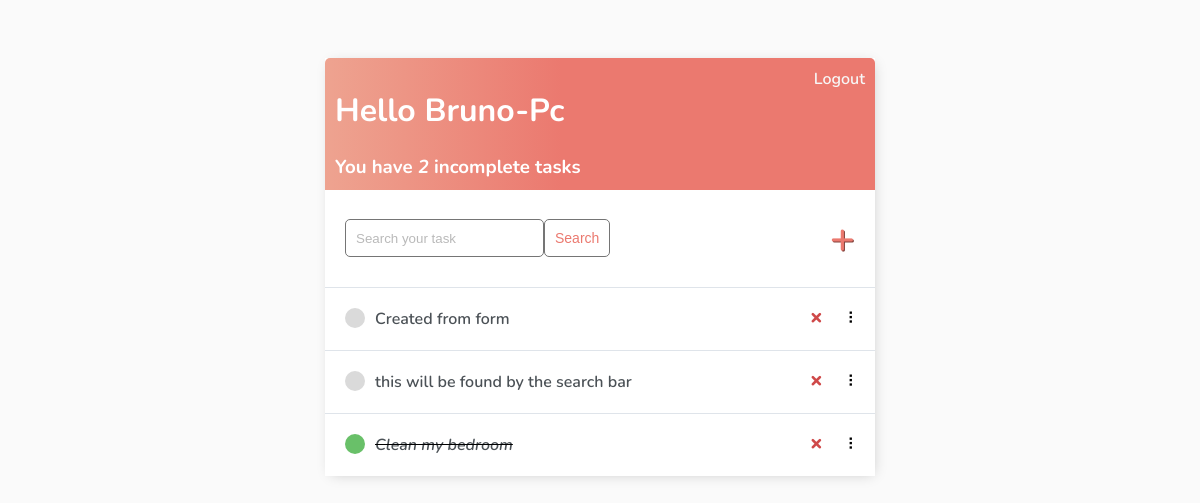
Before: / (signed in) with the older database file.
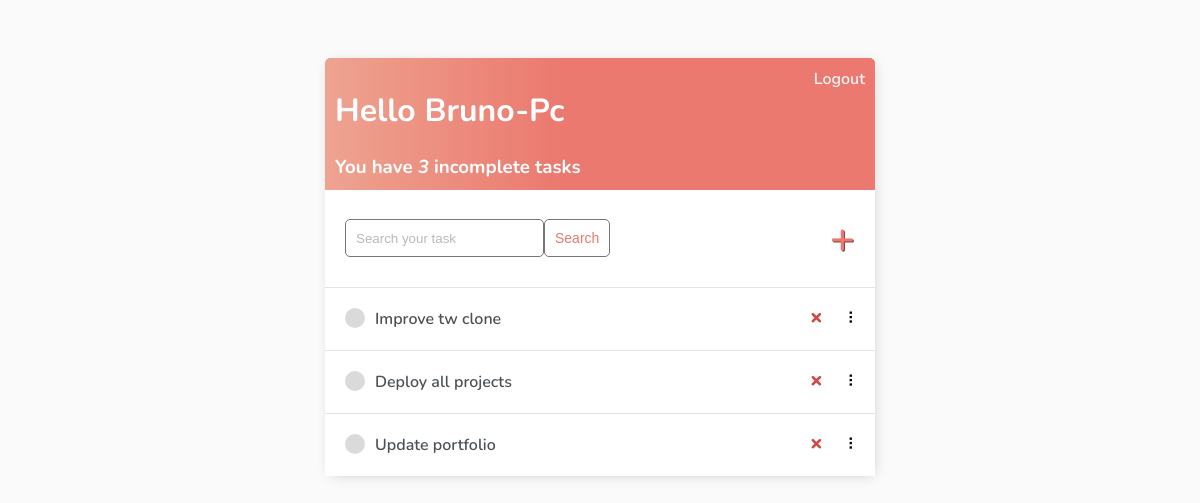
After: the same page with the newer database file.
### base/models.py (models this page shows)
class Task(models.Model):
    user = models.ForeignKey(User, on_delete=models.CASCADE, null=True, blank=True)
    title = models.CharField(max_length=200, null=True, blank=True)
    description = models.TextField(null=True, blank=True)
    complete= models.BooleanField(default=False, null=True, blank=True)
    created = models.DateTimeField(auto_now_add=True)
    def __str__(self):
        return self.title
    class Meta:
        ordering = ['complete']

### base/views.py (the view)
# urls.py: path('', TaskList.as_view(), name='tasks'),
class TaskList(LoginRequiredMixin, ListView):
    model = Task
    context_object_name = 'tasks'
    def get_context_data(self, **kwargs):
        context = super().get_context_data(**kwargs)
        context['tasks'] = context['tasks'].filter(user=self.request.user)
        context['count'] = context['tasks'].filter(complete=False).count()
        search_input = self.request.GET.get('search-area') or ''
        if search_input:
            context['tasks'] = context['tasks'].filter(
                title__startswith = search_input
            )
        context['search_input'] = search_input
        return context

### base/templates/base/task_list.html (shortened to what this page needs)
{% extends 'base/main.html' %} {% block content %}
<div class="header-bar">
    <div>
        <h1>Hello {{request.user|title}}</h1>
        <h3 style="margin:0">You have <i>{{count}}</i> incomplete task{{ count|pluralize:"s" }}</h3>
    </div>
    {% if request.user.is_authenticated %}
    <a href="{% url 'logout' %}">Logout</a> {% else %}
    <a href="{% url 'login' %}">Login</a> {% endif %}
</div>
<div id="search-add-wrapper">
    <form method="GET" style="display: flex;">
        <input type='text' name='search-area' placeholder="Search your task" value="{{search_input}}">
        <input class="button" type="submit" value='Search'>
    </form>
    {% if tasks|length > 0 %}
    <a id="add-link" href="{% url 'task-create' %}">&#x2b;</a>
    {% endif %}
</div>
<div id="tasklist" class="task-items-wrapper">
    {% for task in tasks %}
    <div class="task-wrapper" data-position="{{task.pk}}">
        <div class="task-title">
            {% if task.complete %}
            <div class="task-complete-icon"></div>
            <i><s><a href="{% url 'task-update' task.id %}">{{task}}</a></s></i> {% else %}
            <div class="task-incomplete-icon"></div>
            <a href="{% url 'task-update' task.id %}">{{task}}</a> {% endif %}
        </div>
        <div class="task-controls">
            <a class="delete-link" href="{% url 'task-delete' task.id %}">&#215;</a>
            <span class="handle">&nbsp;&#10247;</span>
        </div>
    </div>
    {% empty %}
    <div style="text-align: center; padding-bottom: 10px; line-height: 1em;">
        <h3>No new tasks are created.</h3>
        <h3>Create a <a style="text-decoration: none; color: #e53935;" href="{% url 'task-create' %}">New task</a> ! </h3>
    </div>
    {% endfor %}
</div>
{% endblock content %}

### base/templates/base/main.html (shortened to what this page needs)
<!DOCTYPE html>
<html lang="en">
<head>
</head>
<body>
    <div class="container">
        {% block content %} {% endblock content %}
    </div>
</body>
</html>

### base/templates/base/main.html (style rules this page uses)
body { background-color: #FAFAFA; font-family: 'Nunito', sans-serif; padding-top: 50px; }
h1, h2, h3, h4, h5, h6, { font-family: 'Raleway', sans-serif; }
a, p { color: #4b5156 }
a { font-weight: 600; }
.container { max-width: 550px; margin: auto; background-color: #fff; -webkit-box-shadow: 2px 2px 13px -4px rgba(0, 0, 0, 0.21); box-shadow: 2px 2px 13px -4px rgba(0, 0, 0, 0.21); }
input { outline: none; border: none; }
.header-bar { display: flex; justify-content: space-between; color: #fff; padding: 10px; border-radius: 5px 5px 0 0; background: linear-gradient(90deg, #EEA390 0%, #EB796F 43%, #EB796F 100%); }
.header-bar a { color: rgb(247, 247, 247); text-decoration: none; }
.task-wrapper { display: flex; align-items: center; justify-content: space-between; background-color: #fff; border-top: 1px solid #dfe4ea; overflow: hidden; }
.task-title { display: flex; padding: 20px; }
.task-title a { text-decoration: none; color: #4b5156; margin-left: 10px; }
.task-incomplete-icon { height: 20px; width: 20px; background-color: rgb(218, 218, 218); border-radius: 50%; }
.delete-link { text-decoration: none; font-weight: 900; color: #cf4949; font-size: 22px; line-height: 0; padding: 20px 0px; }
.handle { display: inline-block; padding: 20px 16px; cursor: grab; user-select: none; }
.handle:after, .handle:before { display: block; content: ""; }
#add-link { color: #EB796F; text-decoration: none; font-size: 42px; text-shadow: 1px 1px #81413b; }
#search-add-wrapper { display: flex; justify-content: space-between; align-items: center; padding: 20px; }
input[type=text], input[type=password], textarea { border: 1px solid #757575; border-radius: 5px; padding: 10px; width: 90%; }
::placeholder { font-weight: 300; opacity: 0.5; }
.button { border: 1px solid #757575; background-color: #FFF; color: #EB796F; padding: 10px; font-size: 14px; border-radius: 5px; cursor: pointer; text-decoration: none; }

Changed rows visible on the page:
removed Task: title "Created from form"
removed Task: title "this will be found by the search bar"
removed Task: title "Clean my bedroom"
added Task: title "Improve tw clone"
added Task: title "Deploy all projects"
added Task: title "Update portfolio"
Other visible differences:
{{ count }}: "2" → "3"
